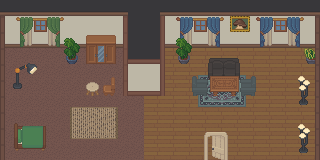

The image is a tile-based game level rendered from a .tmx file. Its description and source (layers, tilesets, objects; grid data summarised) follow:
An orthogonal 20x10 tile map with 16x16 px tiles, 14 tile layers (floor, wall, rug, lamp, ...) and 21 objects (sleep).

<map version="1.10" tiledversion="1.10.2" orientation="orthogonal" renderorder="right-down" width="20" height="10" tilewidth="16" tileheight="16" infinite="0" nextlayerid="21" nextobjectid="28">
 <tileset firstgid="1" source="../tilesets/interior.tsx" />
 <layer id="1" name="floor" width="20" height="10">
  <data>[200 cells, 200 non-empty, 2 distinct tile ids]</data>
 </layer>
 <layer id="2" name="wall" width="20" height="10">
  <data>[200 cells, 66 non-empty, 5 distinct tile ids]</data>
 </layer>
 <layer id="6" name="rug" width="20" height="10" offsetx="6.66667" offsety="-5.66667">
  <data>[200 cells, 12 non-empty, 12 distinct tile ids]</data>
 </layer>
 <layer id="14" name="lamp" width="20" height="10" offsetx="8.33333" offsety="9.33333">
  <data>[200 cells, 8 non-empty, 6 distinct tile ids]</data>
 </layer>
 <layer id="7" name="loungeFurniture" width="20" height="10">
  <data>[200 cells, 10 non-empty, 10 distinct tile ids]</data>
 </layer>
 <layer id="8" name="table" width="20" height="10">
  <data>[200 cells, 4 non-empty, 4 distinct tile ids]</data>
 </layer>
 <layer id="3" name="windows" width="20" height="10">
  <data>[200 cells, 3 non-empty, 1 distinct tile ids]</data>
 </layer>
 <objectgroup id="15" name="collisions">
  <object id="1" x="0" y="1" width="123" height="46" />
  <object id="2" x="123.333" y="12.6667" width="39.6667" height="83.6667" />
  <object id="3" x="163.667" y="11.3333" width="151" height="34.3333" />
  <object id="4" x="176.333" y="35.3333" width="14" height="28" />
  <object id="5" x="194.333" y="77" width="61" height="19" />
  <object id="6" x="209" y="57.3333" width="29.6667" height="18.6667" />
  <object id="7" x="298" y="76.6667" width="11.3333" height="29.3333" />
  <object id="8" x="298.333" y="123" width="12" height="31.6667" />
  <object id="9" x="12" y="124.667" width="34.3333" height="28.3333" />
  <object id="10" x="15" y="60.6667" width="19.6667" height="31" />
  <object id="11" x="-0.333333" y="13.3333" width="4.33333" height="147.333" />
  <object id="12" x="314" y="10.3333" width="5.33333" height="149" />
  <object id="13" x="63.6667" y="33.3333" width="58" height="30.3333" />
  <object id="14" x="88" y="79.6667" width="33" height="16" />
  <object id="15" x="1.66667" y="160.333" width="318.333" height="7.66667" />
  <object id="17" x="305" y="49" width="12" height="14.5" />
  <object id="27" x="118.545" y="-5.81818" width="46.7273" height="104" />
 </objectgroup>
 <objectgroup id="17" name="exit">
  <object id="21" x="195" y="131" width="42" height="29" />
  <object id="25" x="103.091" y="-4.72727" width="107.818" height="20.1818" />
  <object id="26" x="120.364" y="-4.18182" width="44.1818" height="100.727" />
 </objectgroup>
 <layer id="16" name="door" width="20" height="10">
  <data>[200 cells, 6 non-empty, 6 distinct tile ids]</data>
 </layer>
 <objectgroup id="18" name="activities">
  <object id="23" name="sleep" x="5.81818" y="114.727" width="57.2727" height="45.6364" />
 </objectgroup>
 <layer id="4" name="curtains" width="20" height="10">
  <data>[200 cells, 15 non-empty, 10 distinct tile ids]</data>
 </layer>
 <layer id="9" name="plants" width="20" height="10">
  <data>[200 cells, 5 non-empty, 5 distinct tile ids]</data>
 </layer>
 <layer id="5" name="wallBeam" width="20" height="10">
  <data>[200 cells, 32 non-empty, 5 distinct tile ids]</data>
 </layer>
 <layer id="10" name="bed" width="20" height="10" offsetx="-2.92424" offsety="7.83333">
  <data>[200 cells, 4 non-empty, 4 distinct tile ids]</data>
 </layer>
 <layer id="11" name="covers" width="20" height="10" offsetx="-2.33333" offsety="8">
  <data>[200 cells, 4 non-empty, 4 distinct tile ids]</data>
 </layer>
 <layer id="13" name="bedroomFurniture" width="20" height="10" offsetx="5.33333" offsety="-0.333333">
  <data>[200 cells, 7 non-empty, 7 distinct tile ids]</data>
 </layer>
</map>
